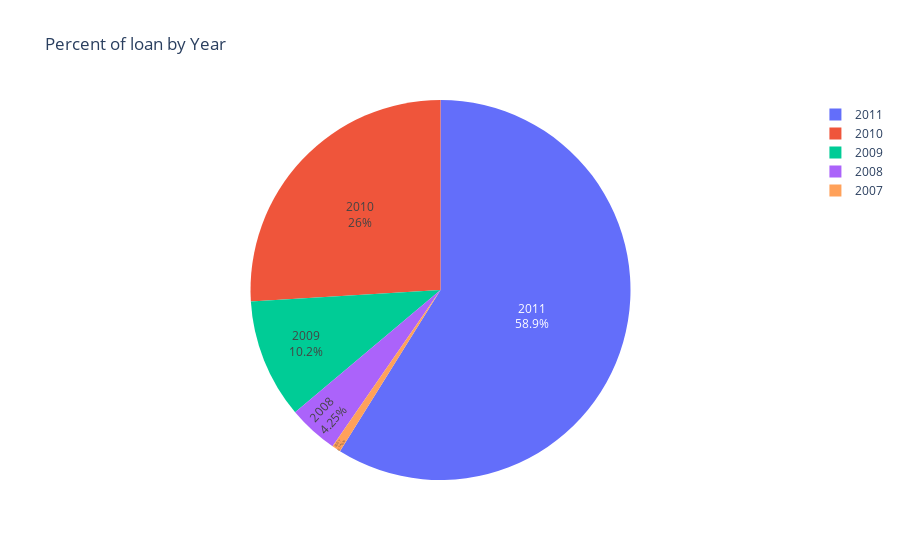

Write notebook code for a chart like this one.
### Markdown cell above
<strong>Analysis Result:</strong> The chart above confirms that the majority of defaulted loan amounts were disbursed in <strong>December</strong>.

<strong>Recommendation:</strong> The decrease in application scrutiny at the year-end might be attributed to financial constraints. This situation can be enhanced through improvements.


=====================================================================================================================

### Code cell
# Plot to show the frequency of loan by Issue 'Year'
fig = px.pie(charged_off_data,names='issue_year', title='Percent of loan by Year',hole=0)
fig.update_traces(textposition='inside', textinfo='percent+label')
fig.show()

### Figure 1 — Plotly figure (JSON) as saved in the notebook; plotly's stock layout.template omitted (floating-point values rounded to 4 significant figures; data arrays with more than 128 entries replaced by an {"elided": "..."} marker saying what was removed)
{"data": [{"domain": {"x": [0, 1], "y": [0, 1]}, "hole": 0, "hovertemplate": "issue_year=%{label}<extra></extra>", "labels": {"elided": "4824 int values"}, "legendgroup": "", "name": "", "showlegend": true, "textinfo": "percent+label", "textposition": "inside", "type": "pie"}], "layout": {"legend": {"tracegroupgap": 0}, "title": {"text": "Percent of loan by Year"}}}
